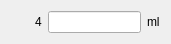
    <widget class="QWidget" name="layoutWidget">
     <property name="geometry">
      <rect>
       <x>20</x>
       <y>170</y>
       <width>171</width>
       <height>41</height>
      </rect>
     </property>
     <layout class="QGridLayout" name="gridLayout_8">
      <item row="1" column="0">
       <spacer name="horizontalSpacer_13">
        <property name="orientation">
         <enum>Qt::Horizontal</enum>
        </property>
        <property name="sizeHint" stdset="0">
         <size>
          <width>40</width>
          <height>20</height>
         </size>
        </property>
       </spacer>
      </item>
      <item row="0" column="2">
       <spacer name="verticalSpacer_18">
        <property name="orientation">
         <enum>Qt::Vertical</enum>
        </property>
        <property name="sizeHint" stdset="0">
         <size>
          <width>20</width>
          <height>40</height>
         </size>
        </property>
       </spacer>
      </item>
      <item row="1" column="3">
       <widget class="QLabel" name="label_16">
        <property name="text">
         <string>ml</string>
        </property>
       </widget>
      </item>
      <item row="1" column="2">
       <widget class="QLineEdit" name="leFlowDisplay_4">
        <property name="text">
         <string/>
        </property>
       </widget>
      </item>
      <item row="1" column="1">
       <widget class="QLabel" name="lb4">
        <property name="text">
         <string>4</string>
        </property>
       </widget>
      </item>
      <item row="2" column="2">
       <spacer name="verticalSpacer_17">
        <property name="orientation">
         <enum>Qt::Vertical</enum>
        </property>
        <property name="sizeHint" stdset="0">
         <size>
          <width>20</width>
          <height>40</height>
         </size>
        </property>
       </spacer>
      </item>
     </layout>
    </widget>
